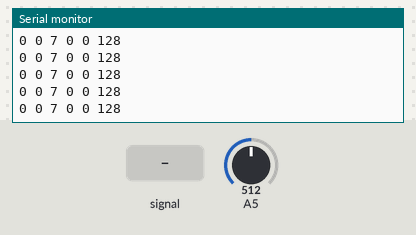
Simulated run of this sketch. Board: Arduino Uno, built with avr-gcc and run on an emulated ATmega328P. Parts: the last lines printed to the serial monitor. The test bench sets the inputs (shaded band); at power-on: A5 = 512.

Above: at 1.2 s.
1.3 s: A5 fed a 200 Hz sine of ±81 counts around its level
At 2.0 s:
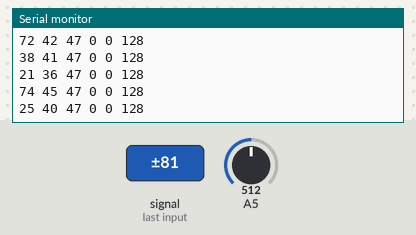
2.8 s: A5 set to 716
At 3.3 s:
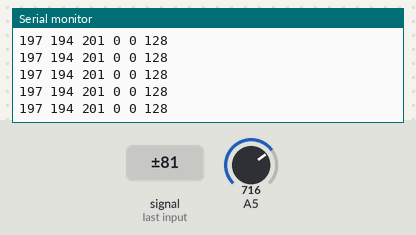
Timing chart, 0 to 3.9 s (numbered marks = the images above; inputs shaded):
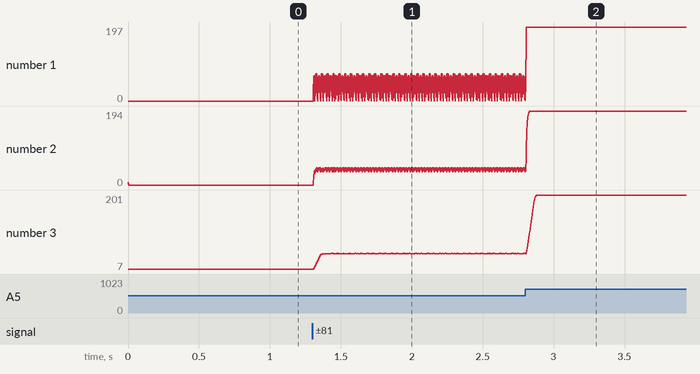

Measured:
- after the input at 1.3 s, the serial monitor: prints a new line at once (image 1)
- plotted number 1: 0 → 52 after the input at 1.3 s
- plotted number 2: 0 → 45 after the input at 1.3 s
- plotted number 3: 7 → 48 after the input at 1.3 s

The sketch:

poll_array.ino
```cpp
/* poll_array
 *
 * By: Andrew Tuline
 *
 * Updated: Feb, 2019
 *
 * High speed polled code Basic code to read from the Sparkfun ADMP401 microphone and provide average as well as peak detection.
 *
 * If your microphone uses 3.3V, then please read up on analogReference(EXTERNAL) in the setup().
 *
 * You may also need to adjust the DC_OFFSET to be the value of the microphone when all is silent. Test and find out.
 *
 *
 */

#define FHT_N 256 // set to 64 elements

#define DC_OFFSET  509                                        // DC offset in mic signal. Should probably be about 512.
#define MIC_PIN 5

// Global variable(s) used by other routines.
bool   samplepeak = 0;                                        // We'll call this our 'peak' flag.
uint8_t sampleavg = 0;                                        // Average of the last NSAMPLES samples.
uint8_t   sample = 10;                                        // Dampened 'sample' value from our twitchy microphone.


void setup() {
  Serial.begin(115200); // use the serial port

// Setup the ADC for polled 10 bit sampling on analog pin 5 at 38.5KHz.
  cli();                                  // Disable interrupts.
  ADCSRA = 0;                             // Clear this register.
  ADCSRB = 0;                             // Ditto.
  ADMUX = 0;                              // Ditto.
  ADMUX |= (MIC_PIN & 0x07);              // Set A5 analog input pin.
  ADMUX |= (0 << REFS0);                  // Set reference voltage  (analog reference(external), or using 3.3V microphone on 5V Arduino.
                                          // Set that to 1 if using 5V microphone or 3.3V Arduino.
//  ADMUX |= (1 << ADLAR);                  // Left justify to get 8 bits of data.
  ADMUX |= (0 << ADLAR);                  // Right justify to get full 10 A/D bits.

//  ADCSRA |= bit (ADPS0) | bit (ADPS2);                //  32 scaling or 38.5 KHz sampling
//  ADCSRA |= bit (ADPS1) | bit (ADPS2);                //  Set ADC clock with 64 prescaler where 16mHz/64=250kHz and 250khz/13 instruction cycles = 19.2khz sampling.
  ADCSRA |= bit (ADPS0) | bit (ADPS1) | bit (ADPS2);    // 128 prescaler with 9.6 KHz sampling

  ADCSRA |= (1 << ADATE);                 // Enable auto trigger.
//  ADCSRA |= (1 << ADIE);                  // Enable interrupts when measurement complete (if using ISR method). Sorry, we're using polling here.
  ADCSRA |= (1 << ADEN);                  // Enable ADC.
  ADCSRA |= (1 << ADSC);                  // Start ADC measurements.
  sei();                                  // Re-enable interrupts.

}


void loop() {

//  showfps();
  poll_array();

} // loop()


void poll_array() {

// Local definitions
  #define NSAMPLES 32                                           // Creating an array with lots of samples for decent averaging.
  #define SQUELCH 10                                            // Noise squelching.
  #define DC_OFFSET  509                                        // DC offset in mic signal. Should be about 512.
  #define MAXVOL 7                                              // Amount higher than sampleavg is what we predict is max volume. Higher than that is a peak.

// Persistent local variables
  static uint8_t samplearray[NSAMPLES];                         // Array of samples for general sampling average.
  static uint16_t samplesum = 0;                                // Sum of the last 64 samples. This had better be positive.
  static uint8_t samplecount = 0;                               // A rollover counter to cycle through the circular buffer of samples.
  static long peaktime;                                         // Time of last peak, so that they're not too close together.

// Temporary local variables
  int16_t    micIn = 0;                                         // Current sample starts with negative values and large values, which is why it's 16 bit signed.


  while(!(ADCSRA & 0x10));                                    // wait for adc to be ready
  ADCSRA = 0xf5;                                              // restart adc

  micIn = ADC - DC_OFFSET;                                    // Get the data from the ADC and subtract the DC Offset.
  micIn = abs(micIn);                                         // Get the absolute value of that.
  micIn   = (micIn <= SQUELCH) ? 0 : (micIn - SQUELCH);       // Remove noise/hum.


//  sample = ((sample * 7) + micIn) >> 3;                       // Very dampened reading.
  sample = ((sample * 3) + micIn) >> 2;                         // Somewhat dampened reading, which is good enough for us.

  if (sample < sampleavg+MAXVOL) samplepeak = 0;                // Reset the global sample peak only if we're below MAXVOL.

// Let's populate an array (circular buffer) in order to calculate an average value across NSAMPLES.
  samplesum += sample - samplearray[samplecount];               // Add the new sample and remove the oldest sample in the array. No 'for' loops required here for extra speed.
  sampleavg = samplesum / NSAMPLES;                             // Get an average.
  samplearray[samplecount] = sample;                            // Update oldest sample in the array with new sample. By Andrew Tuline.
  samplecount = (samplecount + 1) % NSAMPLES;                   // Update the counter for the array and rollover if we hit the max.

  if (sample > (sampleavg+MAXVOL)                                                     &&      // Keep above a floor value.
      sample < samplearray[(samplecount+30)%NSAMPLES]                                 &&      // Is it < previous sample.
      samplearray[(samplecount+30)%NSAMPLES] > samplearray[(samplecount+29)%NSAMPLES] &&      // Is previous sample > sample before that.
      millis() > (peaktime + 50)                                                      &&      // Wait at least 200ms for another peak.
      samplepeak == 0                                                                         // and there wasn't a recent peak.
      ) {samplepeak = 1;peaktime=millis();} else {samplepeak = 0;}                            // Then we got a peak, else we don't.

  Serial.print(micIn);
  Serial.print(" ");
  Serial.print(sample);
  Serial.print(" ");
  Serial.print(sampleavg+MAXVOL);
  Serial.print(" ");
  Serial.print(samplepeak*128);
  Serial.print(" ");
  Serial.print(0);
  Serial.print(" ");
  Serial.print(128);
  Serial.println(" ");

}


void showfps() {                                                // Show rames per seocond on the serial monitor.

  long currentMillis = 0;                                       // Variables used by our fps counter.
  static long lastMillis = 0;
  static long loops = 0;

  currentMillis=millis();

  loops++;
  if(currentMillis - lastMillis >1000) {
    Serial.println(loops);                                      // Print it once a second.
    lastMillis = currentMillis;
    loops = 0;
  }
} // showfps()
```
